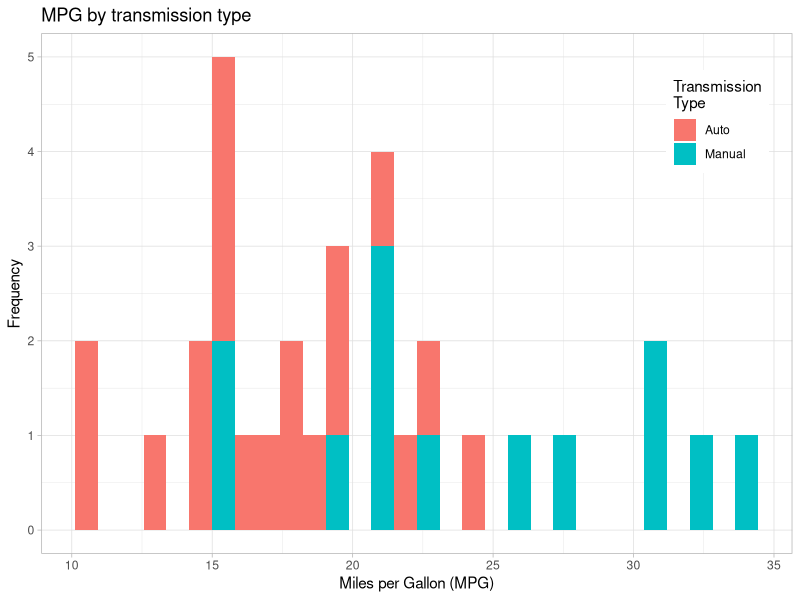
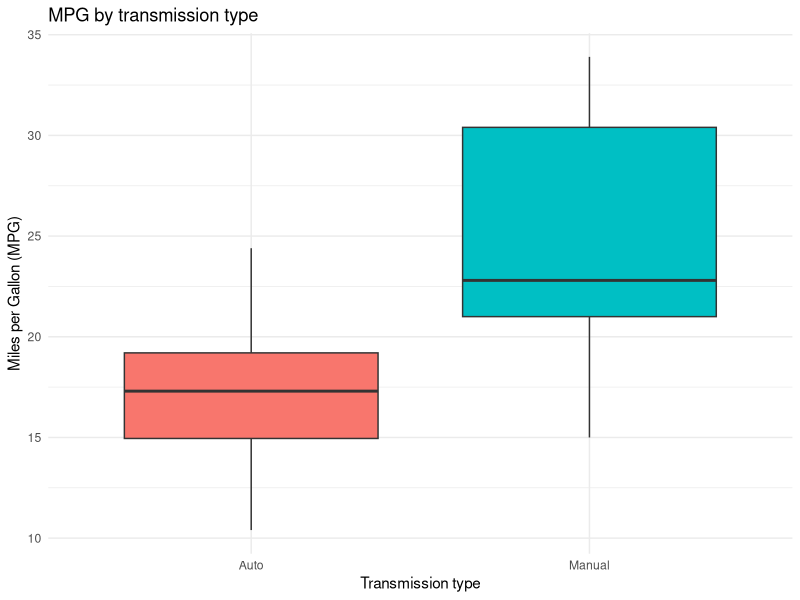
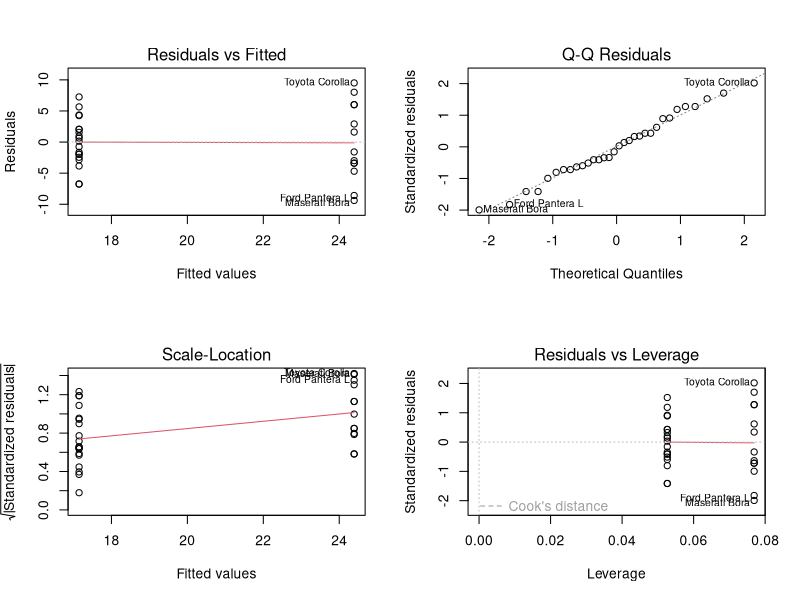

Reproduce these figures in R, in order.
## ---- chunk 1
knitr::opts_chunk$set(
	message = FALSE,
	warning = FALSE,
	include = TRUE,
	cache = TRUE
)
## ---- chunk 2
# for data wrangling and visualization
library(tidyverse)

# load the dataset
data("mtcars")

# familiarize with the dataset
head(mtcars)
str(mtcars)

# check class distribution of auto-manual cars
round(table(mtcars$am)/nrow(mtcars) * 100, 0)
## ---- chunk 3
# subset dataset to extract only the variables of interest
cars <- mtcars[, c('mpg', 'am')]

## prepare visualization to obtain some idea on the relationship b/w variables


# histogram of mpg by transmission type
hist <- cars %>% 
    ggplot() +
    geom_histogram(
        aes(x = mpg, fill = factor(am, labels = c("0" = "Auto", "1" = "Manual")))) +
    labs(
        x = "Miles per Gallon (MPG)",
        y = "Frequency",
        title = "MPG by transmission type",
        fill = "Transmission\nType"
        ) +
    theme_light() +
    theme(
        legend.position = c(.9, .83)
    )


# boxplot of mpg by transmission type
bp <- ggplot(data = cars, mapping = 
           aes(x = factor(am, labels = 
                              c("0" = "Auto", "1" = "Manual")), y = mpg)) + 
    geom_boxplot(aes(group = am, fill = factor(am))) + 
    labs(
        x = "Transmission type",
        y = "Miles per Gallon (MPG)",
        title = "MPG by transmission type"
    ) +
    theme_minimal() + 
    theme(
        legend.position = "none"
    )
## ---- chunk 4
cars$am <- factor(cars$am, labels = c("0" = "Auto", "1" = "Manual"))
lm.T <- lm(mpg ~ factor(am), data = cars)
summary(lm.T)
## ---- chunk 5
confint(lm(mpg ~ factor(am) - 1, data = cars))
confint(lm(mpg ~ factor(am) - 1, data = cars), level = .99)
## ---- chunk 6
# A model including weight of the car 

lm.wt <- lm(mpg ~ factor(am) + wt, data = mtcars)
summary(lm.wt)
anova(lm.wt, lm.T)
## ---- chunk 7
summary(lm.T)$coef
## ---- chunk 8

hist

bp
## ---- chunk 9
par(mfrow = c(2, 2))
plot(lm.T)
par(mfrow = c(1, 1))
